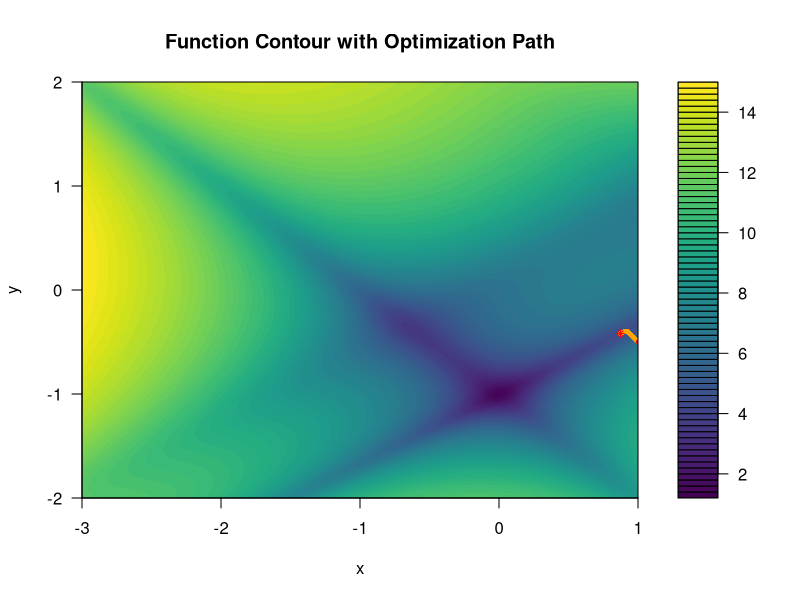
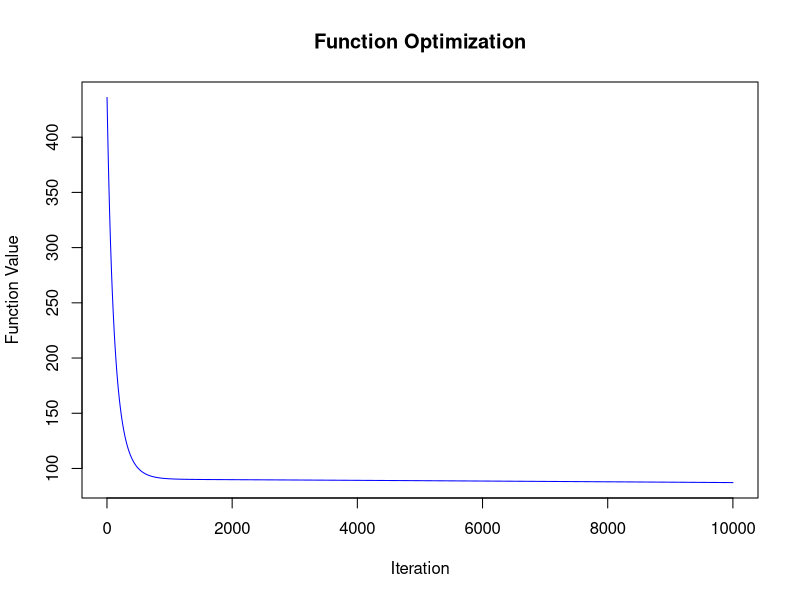

The R script that drew these images, in order:
library(numDeriv) # For computing gradients
library(viridis)  # For color palettes in plotting
library(ggplot2)  # For enhanced plotting

# Gradient descent function remains the same
gradient_descent <- function(f, start_value, max_iter, gamma = 0.00000015) {
  current_value <- start_value
  history <- matrix(nrow = max_iter + 1, ncol = length(start_value))
  
  history[1,] <- start_value
  for (i in 1:max_iter) {
    grad <- grad(f, current_value)
    current_value <- current_value - gamma * grad
    history[i + 1,] <- current_value
  }
  
  list(minimizer = current_value, history = history)
}

# Corrected Function for plotting the optimization process
plot_optimization <- function(history, f) {
  # Ensure the function f is applied correctly over the history
  function_values <- apply(history, 1, function(v) f(v)) # Correctly apply f
  
  # Plot the function value against the iteration number
  plot(function_values, type = 'l', main = "Function Optimization", xlab = "Iteration", ylab = "Function Value", col = "blue")
}

# Function for plotting the contour and optimization path
plot_contour_with_path <- function(f, range_x, range_y, history) {
  x_seq <- seq(range_x[1], range_x[2], length.out = 200)
  y_seq <- seq(range_y[1], range_y[2], length.out = 200)
  z <- outer(x_seq, y_seq, Vectorize(function(x, y) f(c(x, y))))
  
  filled.contour(x_seq, y_seq, log(z + 1), nlevels = 50, color.palette = viridis::viridis,
                 xlab = "x", ylab = "y", main = "Function Contour with Optimization Path",
                 plot.axes = {
                   axis(1); axis(2)
                   points(history[,1], history[,2], col = "orange", pch = 20, cex = 0.5)
                   points(history[1,1], history[1,2], col = "red", pch = 20, cex = 0.7)
                   points(history[nrow(history),1], history[nrow(history),2], col = "red", pch = 8, cex = 0.7)
                 })
}


# Corrected definition for the Goldstein-Price function
my_function_vec <- function(v) {
     x <- v[1]
     y <- v[2]
     (1 + (x + y + 1)^2 * (19 - 14*x + 3*x^2 - 14*y + 6*x*y + 3*y^2)) *
      (30 + (2*x - 3*y)^2 * (18 - 32*x + 12*x^2 + 48*y - 36*x*y + 27*y^2))
   }

# Perform gradient descent
result <- gradient_descent(my_function_vec, start_value = c(1, -0.5), max_iter = 10000, gamma = 0.0000001)

# Plot the contour with optimization path
# Define the range for x and y based on your function's landscape
plot_contour_with_path(my_function_vec, c(-3, 1), c(-2, 2), result$history)

plot_optimization(result$history, my_function_vec)


# Assuming `result` holds the result from the gradient descent optimization
# And `my_function_vec` is your objective function for the optimization

# Print out the optimized parameters
optimized_parameters <- result$minimizer
cat("Optimized parameters: x =", optimized_parameters[1], ", y =", optimized_parameters[2], "\n")

# Evaluate the function at the optimized parameters
optimized_value <- my_function_vec(optimized_parameters)

# Print the evaluated function value
cat("Function value at optimized parameters:", optimized_value, "\n")




# Goldstein price
# my_function_vec <- function(v) {
#   x <- v[1]
#   y <- v[2]
#   (1 + (x + y + 1)^2 * (19 - 14*x + 3*x^2 - 14*y + 6*x*y + 3*y^2)) *
#     (30 + (2*x - 3*y)^2 * (18 - 32*x + 12*x^2 + 48*y - 36*x*y + 27*y^2))
# }
# 
# Booth Function
# 
# my_function_vec <- function(v) {
#   x <- v[1]
#   y <- v[2]
#   (x + 2*y - 7)^2 + (2*x + y - 5)^2
# }


